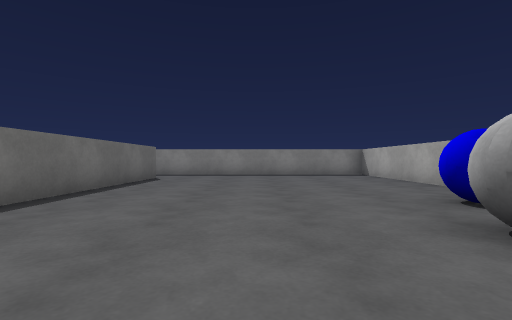
view 1 (above)

18 first-person views from a walk through a scene from a Unity 3-D project. The camera is 0.58 m above the floor, looks level and sees 85° across. The floor is counted in squares, 1 m on a side. Each view is taken from the middle of a square. On the plan, view 1 faces up. The plan holds only what a view shows up to about 9 squares ahead; the rest is blank. The place goes on beyond the plan. Surface patterns are stand-ins for the level's own textures.

view 2
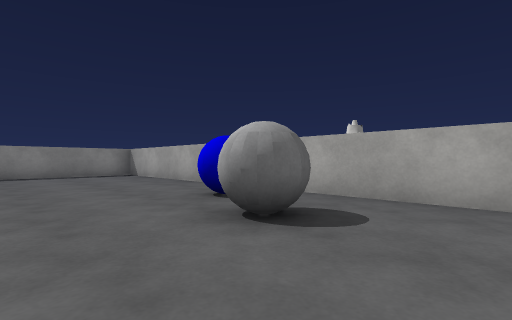

view 3
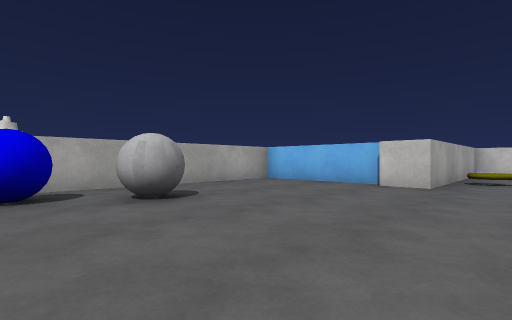

view 4
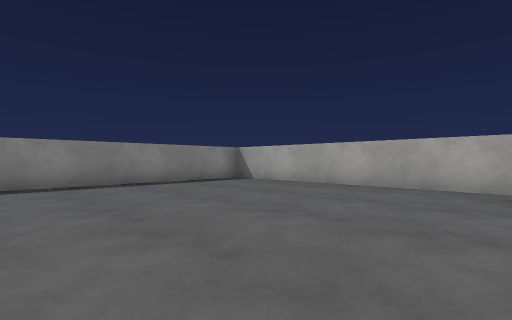

view 5
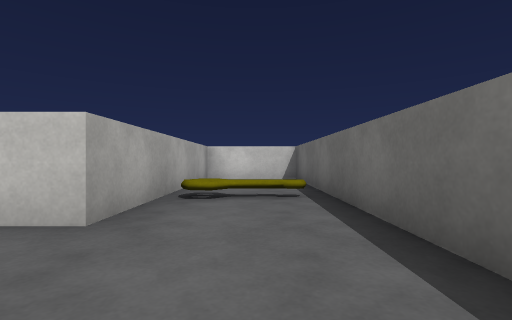

view 6
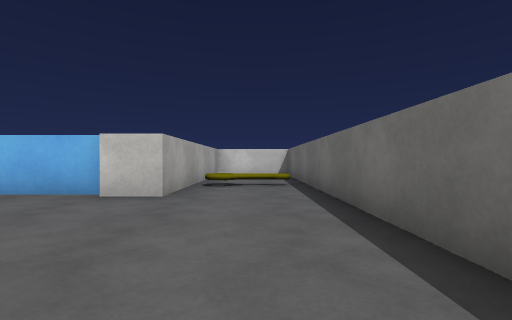

view 7
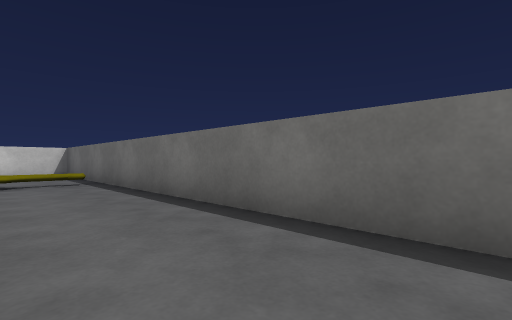

view 8
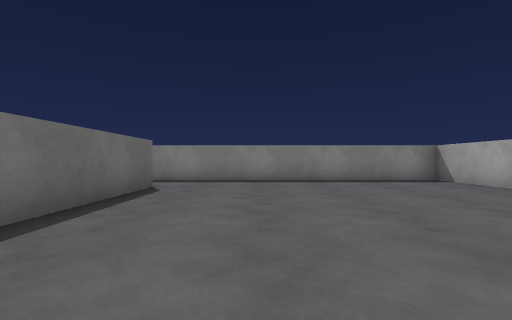

view 9
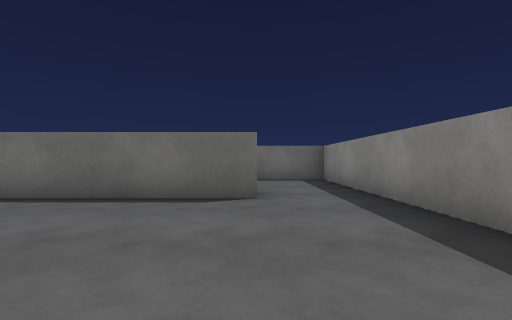

view 10
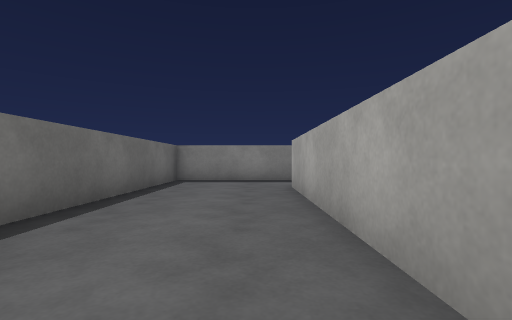

view 11
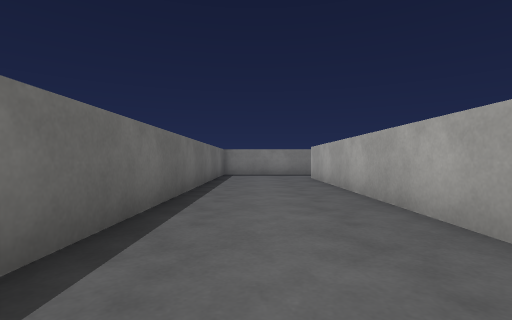

view 12
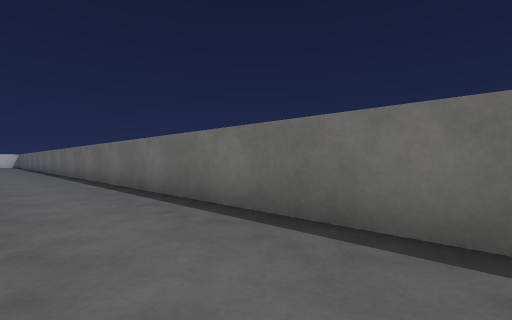

view 13
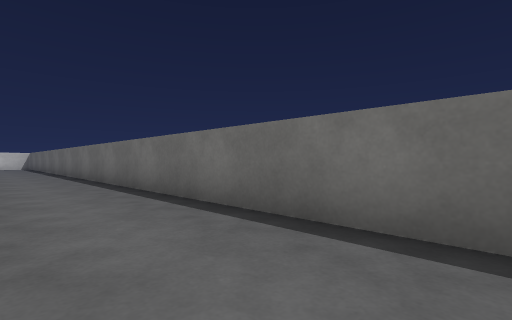

view 14
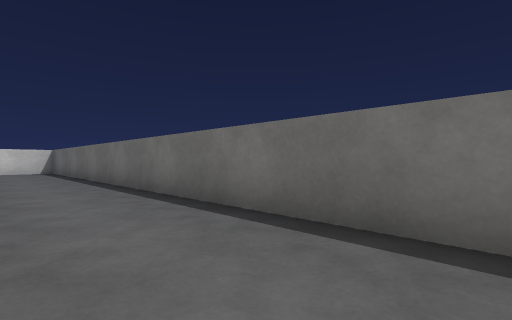

view 15
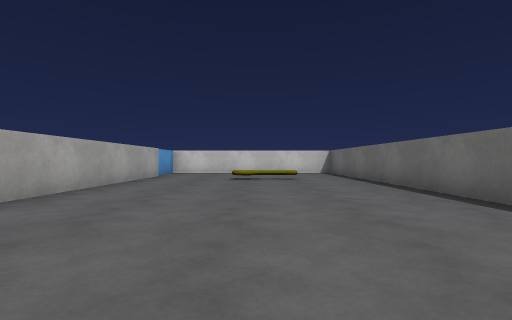

view 16
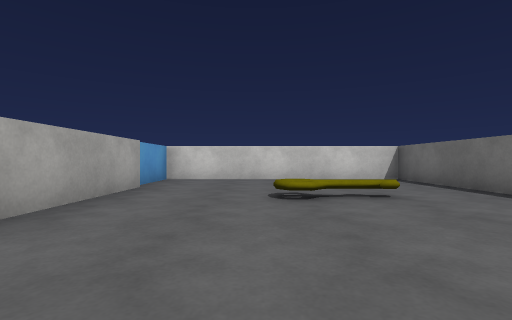

view 17
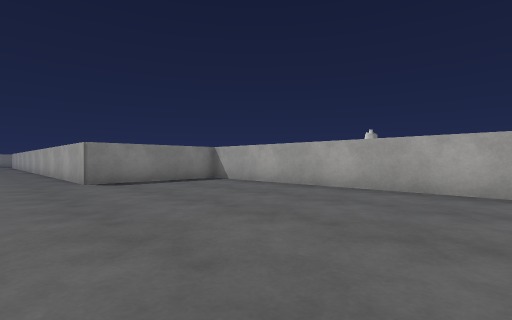

view 18
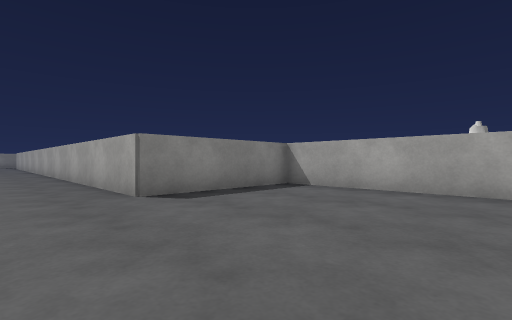

### Floor plan
Points are (right, up) in squares from view 1. A wall is a line through its corners. A room is listed if a view was taken in it or the views show most of it. See-through windows are left out.
Room 1 (views 1, 2, 3, 4, 5, 6, 7, 8, 9)
walls: (0.5, -2.7) (4.2, -2.7) (4.2, 11) (-2.5, 11); (-3.2, 9.1) (-3.2, -8.6) (-0.5, -8.6) (-0.5, -2.4) (0.5, -2.4)
ways out: opening at (-3.5, 10) to room 2
objects: key (-1, -4); grey ball (2, 2); blue ball (3, 4)
Room 2 (views 10, 11, 12, 13, 14, 15, 16, 17, 18)
walls: (-0.5, -21) (-0.5, -9.6) (-4.2, -9.6) (-4.2, -3.1); (-4.2, 1.9) (-4.2, 9); (-2.5, 11) (-7.3, 11) (-7.3, -23.4) (-0.3, -23.4) (-0.3, -21.4)
ways out: opening at (-3.5, 10) to room 1
objects: key (-4, -19)

Where each view was taken, in squares from view 1:
view 1: 0 up, 0 right, facing up
view 2: 0 up, 0 right, facing up-right
view 3: 4 up, 2 left, facing down-right
view 4: 4 up, 2 left, facing up-right
view 5: 0 up, 2 left, facing down
view 6: 2 up, 2 left, facing down
view 7: 3 up, 1 left, facing down-left
view 8: 3 up, 1 left, facing up
view 9: 9 up, 1 right, facing left
view 10: 3 up, 5 left, facing up
view 11: 0 up, 6 left, facing up
view 12: 4 up, 5 left, facing down-left
view 13: 2 down, 5 left, facing down-left
view 14: 9 down, 5 left, facing down-left
view 15: 11 down, 4 left, facing down
view 16: 15 down, 3 left, facing down
view 17: 17 down, 6 left, facing up-right
view 18: 14 down, 6 left, facing up-right
